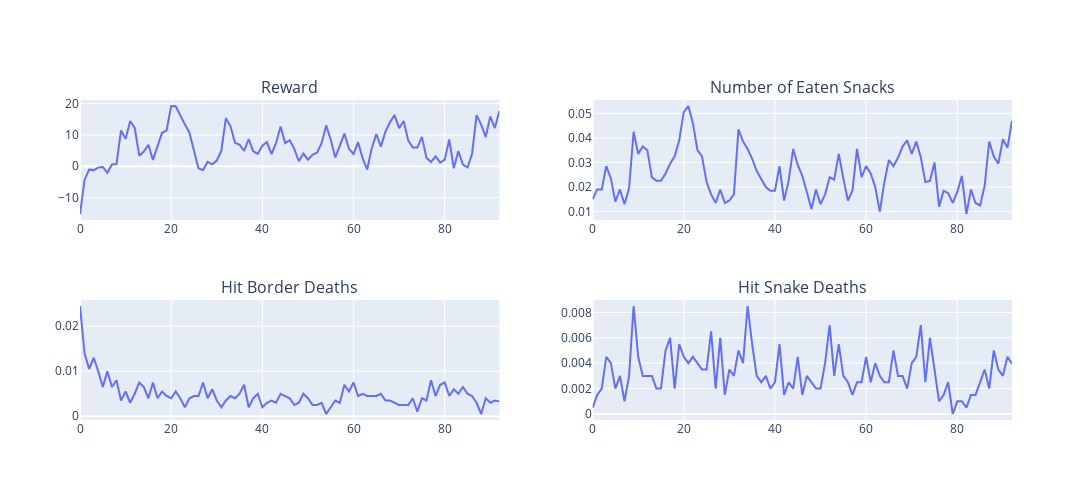

The notebook cell saved with this chart:
### Markdown cell above
### Third Model
I added a new feature indicating whether the snake is threatened by another snake or not. This new feature is a simplified version of a previous feature that represented the direction of a nearby snake. The new binary feature (threatened/not threatened) captures an essential aspect of the snake's environment while being more straightforward to interpret and process.

Hyperparameters:
```python
    DEATH_REWARD = -1000
    SNACK_REWARD = 500
    WIN_REWARD = 500
    TIE_REWARD = 0
    LEARNING_RATE = 0.1
    DISCOUNT_FACTOR = 0.9
    EPSILON = 1

```
```python
    def is_threatened(self, r, cubes):
        d = [i for i in range(-r, r+1)]
        for dx in d:
            for dy in d:
                if (dx == 0 and dy == 0) or (abs(dx) + abs(dy) > r):
                    continue
                x, y = self.head.pos
                x += dx
                y += dy
                if (x, y) in cubes:
                    return 1
        return 0
```

### Code cell
analyse_model(folder_path="G:\daryl/AI/CA6/result/model7", interval_len=2000)

### Figure 1 — Plotly figure (JSON) as saved in the notebook; plotly's stock layout.template omitted (floating-point values rounded to 4 significant figures)
{"data": [{"hovertemplate": "x=%{x}<br>y=%{y}<extra></extra>", "legendgroup": "", "line": {"color": "#636efa", "dash": "solid"}, "marker": {"symbol": "circle"}, "mode": "lines", "name": "", "orientation": "v", "showlegend": false, "type": "scatter", "x": [0, 1, 2, 3, 4, 5, 6, 7, 8, 9, 10, 11, 12, 13, 14, 15, 16, 17, 18, 19, 20, 21, 22, 23, 24, 25, 26, 27, 28, 29, 30, 31, 32, 33, 34, 35, 36, 37, 38, 39, 40, 41, 42, 43, 44, 45, 46, 47, 48, 49, 50, 51, 52, 53, 54, 55, 56, 57, 58, 59, 60, 61, 62, 63, 64, 65, 66, 67, 68, 69, 70, 71, 72, 73, 74, 75, 76, 77, 78, 79, 80, 81, 82, 83, 84, 85, 86, 87, 88, 89, 90, 91, 92], "xaxis": "x", "y": [-15.22, -4.355, -1.078, -1.217, -0.4198, -0.1975, -2.065, 0.5842, 0.689, 11.44, 8.743, 14.41, 12.23, 3.379, 4.692, 6.861, 2.026, 6.659, 10.68, 11.49, 19.23, 19.16, 16.08, 13.38, 10.73, 4.517, -0.6839, -1.168, 1.412, 0.6237, 1.841, 4.922, 15.33, 12.84, 7.49, 6.93, 4.869, 8.71, 4.801, 3.955, 6.555, 7.736, 3.864, 7.368, 12.68, 7.388, 8.352, 5.553, 1.604, 4.056, 2.11, 3.655, 4.374, 7.372, 13.04, 8.454, 2.823, 6.587, 10.43, 5.578, 3.921, 7.691, 2.574, -1.036, 5.789, 10.29, 6.264, 11.05, 14.07, 16.33, 12.15, 14.44, 8.236, 5.984, 5.956, 9.372, 2.689, 1.374, 3.178, 1.152, 2.106, 8.535, -0.6401, 4.871, 0.542, -0.3857, 3.943, 16.33, 13.3, 9.321, 15.92, 12.2, 17.67], "yaxis": "y"}, {"hovertemplate": "x=%{x}<br>y=%{y}<extra></extra>", "legendgroup": "", "line": {"color": "#636efa", "dash": "solid"}, "marker": {"symbol": "circle"}, "mode": "lines", "name": "", "orientation": "v", "showlegend": false, "type": "scatter", "x": [0, 1, 2, 3, 4, 5, 6, 7, 8, 9, 10, 11, 12, 13, 14, 15, 16, 17, 18, 19, 20, 21, 22, 23, 24, 25, 26, 27, 28, 29, 30, 31, 32, 33, 34, 35, 36, 37, 38, 39, 40, 41, 42, 43, 44, 45, 46, 47, 48, 49, 50, 51, 52, 53, 54, 55, 56, 57, 58, 59, 60, 61, 62, 63, 64, 65, 66, 67, 68, 69, 70, 71, 72, 73, 74, 75, 76, 77, 78, 79, 80, 81, 82, 83, 84, 85, 86, 87, 88, 89, 90, 91, 92], "xaxis": "x2", "y": [0.015, 0.019, 0.019, 0.0285, 0.0235, 0.014, 0.019, 0.013, 0.0195, 0.0425, 0.0335, 0.0365, 0.035, 0.024, 0.0225, 0.0225, 0.0255, 0.0295, 0.0325, 0.039, 0.0505, 0.053, 0.046, 0.035, 0.0325, 0.022, 0.017, 0.0135, 0.019, 0.0135, 0.0145, 0.017, 0.0435, 0.0385, 0.0355, 0.0315, 0.0265, 0.023, 0.02, 0.0185, 0.0185, 0.0285, 0.0145, 0.0225, 0.0355, 0.029, 0.0245, 0.018, 0.011, 0.019, 0.013, 0.017, 0.024, 0.023, 0.0335, 0.0235, 0.0145, 0.0185, 0.0355, 0.024, 0.0285, 0.0255, 0.02, 0.01, 0.022, 0.031, 0.0285, 0.032, 0.0365, 0.039, 0.0335, 0.0385, 0.032, 0.022, 0.0225, 0.03, 0.012, 0.0185, 0.0175, 0.0135, 0.018, 0.0245, 0.009, 0.019, 0.0135, 0.0125, 0.0205, 0.0385, 0.0325, 0.0295, 0.0395, 0.036, 0.0469], "yaxis": "y2"}, {"hovertemplate": "x=%{x}<br>y=%{y}<extra></extra>", "legendgroup": "", "line": {"color": "#636efa", "dash": "solid"}, "marker": {"symbol": "circle"}, "mode": "lines", "name": "", "orientation": "v", "showlegend": false, "type": "scatter", "x": [0, 1, 2, 3, 4, 5, 6, 7, 8, 9, 10, 11, 12, 13, 14, 15, 16, 17, 18, 19, 20, 21, 22, 23, 24, 25, 26, 27, 28, 29, 30, 31, 32, 33, 34, 35, 36, 37, 38, 39, 40, 41, 42, 43, 44, 45, 46, 47, 48, 49, 50, 51, 52, 53, 54, 55, 56, 57, 58, 59, 60, 61, 62, 63, 64, 65, 66, 67, 68, 69, 70, 71, 72, 73, 74, 75, 76, 77, 78, 79, 80, 81, 82, 83, 84, 85, 86, 87, 88, 89, 90, 91, 92], "xaxis": "x3", "y": [0.0245, 0.014, 0.0105, 0.013, 0.01, 0.0065, 0.01, 0.0065, 0.008, 0.0035, 0.0055, 0.003, 0.005, 0.0075, 0.0065, 0.004, 0.0075, 0.004, 0.0055, 0.0045, 0.004, 0.0055, 0.004, 0.002, 0.004, 0.0045, 0.0045, 0.0075, 0.004, 0.006, 0.0035, 0.002, 0.0035, 0.0045, 0.004, 0.005, 0.007, 0.002, 0.004, 0.005, 0.002, 0.003, 0.0035, 0.003, 0.005, 0.0045, 0.004, 0.0025, 0.003, 0.005, 0.004, 0.0025, 0.0025, 0.003, 0.0005, 0.002, 0.0035, 0.003, 0.007, 0.0055, 0.0075, 0.0045, 0.005, 0.0045, 0.0045, 0.0045, 0.005, 0.0035, 0.0035, 0.003, 0.0025, 0.0025, 0.0025, 0.004, 0.001, 0.004, 0.0035, 0.008, 0.0045, 0.007, 0.0075, 0.0045, 0.006, 0.005, 0.0065, 0.005, 0.0045, 0.003, 0.0005, 0.004, 0.003, 0.0035, 0.003303], "yaxis": "y3"}, {"hovertemplate": "x=%{x}<br>y=%{y}<extra></extra>", "legendgroup": "", "line": {"color": "#636efa", "dash": "solid"}, "marker": {"symbol": "circle"}, "mode": "lines", "name": "", "orientation": "v", "showlegend": false, "type": "scatter", "x": [0, 1, 2, 3, 4, 5, 6, 7, 8, 9, 10, 11, 12, 13, 14, 15, 16, 17, 18, 19, 20, 21, 22, 23, 24, 25, 26, 27, 28, 29, 30, 31, 32, 33, 34, 35, 36, 37, 38, 39, 40, 41, 42, 43, 44, 45, 46, 47, 48, 49, 50, 51, 52, 53, 54, 55, 56, 57, 58, 59, 60, 61, 62, 63, 64, 65, 66, 67, 68, 69, 70, 71, 72, 73, 74, 75, 76, 77, 78, 79, 80, 81, 82, 83, 84, 85, 86, 87, 88, 89, 90, 91, 92], "xaxis": "x4", "y": [0.0005, 0.0015, 0.002, 0.0045, 0.004, 0.002, 0.003, 0.001, 0.003, 0.0085, 0.0045, 0.003, 0.003, 0.003, 0.002, 0.002, 0.005, 0.006, 0.002, 0.0055, 0.0045, 0.004, 0.0045, 0.004, 0.0035, 0.0035, 0.0065, 0.002, 0.006, 0.0015, 0.0035, 0.003, 0.005, 0.004, 0.0085, 0.0055, 0.003, 0.0025, 0.003, 0.002, 0.0025, 0.0055, 0.0015, 0.0025, 0.002, 0.0045, 0.0015, 0.003, 0.0025, 0.002, 0.002, 0.004, 0.007, 0.003, 0.0055, 0.003, 0.0025, 0.0015, 0.0025, 0.0025, 0.0045, 0.0025, 0.004, 0.003, 0.0025, 0.0025, 0.005, 0.003, 0.003, 0.002, 0.004, 0.0045, 0.007, 0.0025, 0.006, 0.0035, 0.001, 0.0015, 0.0025, 0, 0.001, 0.001, 0.0005, 0.0015, 0.0015, 0.0025, 0.0035, 0.002, 0.005, 0.0035, 0.003, 0.0045, 0.003963], "yaxis": "y4"}], "layout": {"annotations": [{"font": {"size": 16}, "showarrow": false, "text": "Reward", "x": 0.225, "xanchor": "center", "xref": "paper", "y": 1, "yanchor": "bottom", "yref": "paper"}, {"font": {"size": 16}, "showarrow": false, "text": "Number of Eaten Snacks", "x": 0.775, "xanchor": "center", "xref": "paper", "y": 1, "yanchor": "bottom", "yref": "paper"}, {"font": {"size": 16}, "showarrow": false, "text": "Hit Border Deaths", "x": 0.225, "xanchor": "center", "xref": "paper", "y": 0.375, "yanchor": "bottom", "yref": "paper"}, {"font": {"size": 16}, "showarrow": false, "text": "Hit Snake Deaths", "x": 0.775, "xanchor": "center", "xref": "paper", "y": 0.375, "yanchor": "bottom", "yref": "paper"}], "height": 500, "width": 1200, "xaxis": {"anchor": "y", "domain": [0, 0.45]}, "xaxis2": {"anchor": "y2", "domain": [0.55, 1]}, "xaxis3": {"anchor": "y3", "domain": [0, 0.45]}, "xaxis4": {"anchor": "y4", "domain": [0.55, 1]}, "yaxis": {"anchor": "x", "domain": [0.625, 1]}, "yaxis2": {"anchor": "x2", "domain": [0.625, 1]}, "yaxis3": {"anchor": "x3", "domain": [0, 0.375]}, "yaxis4": {"anchor": "x4", "domain": [0, 0.375]}}}
